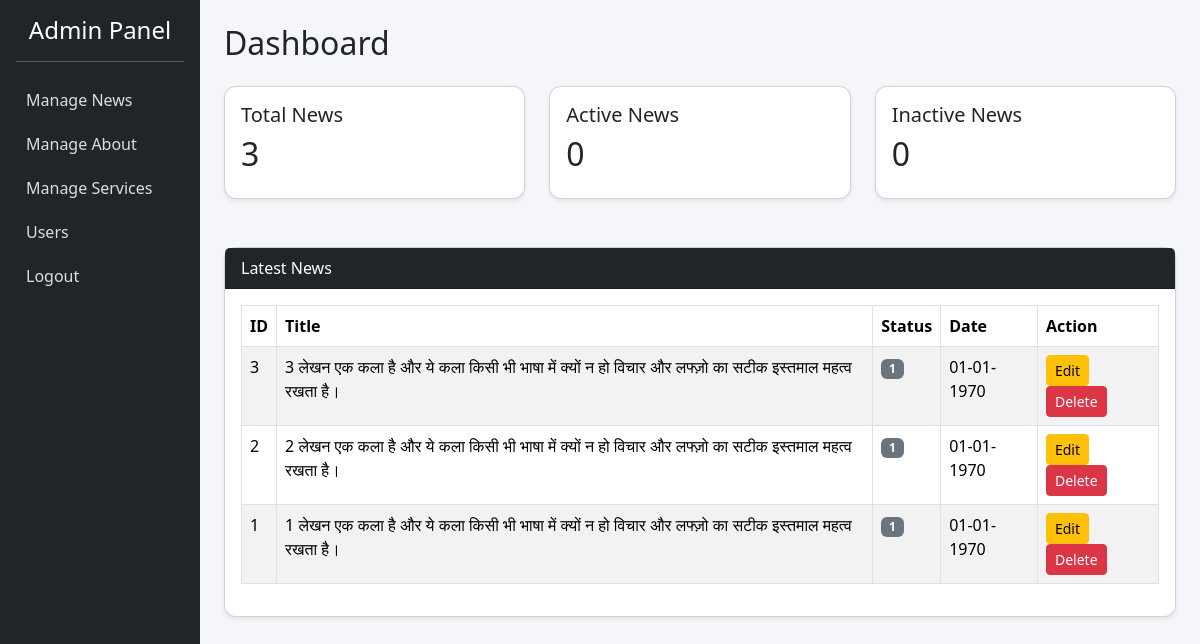
The page /admin_dashboard.php on the database as committed earlier.
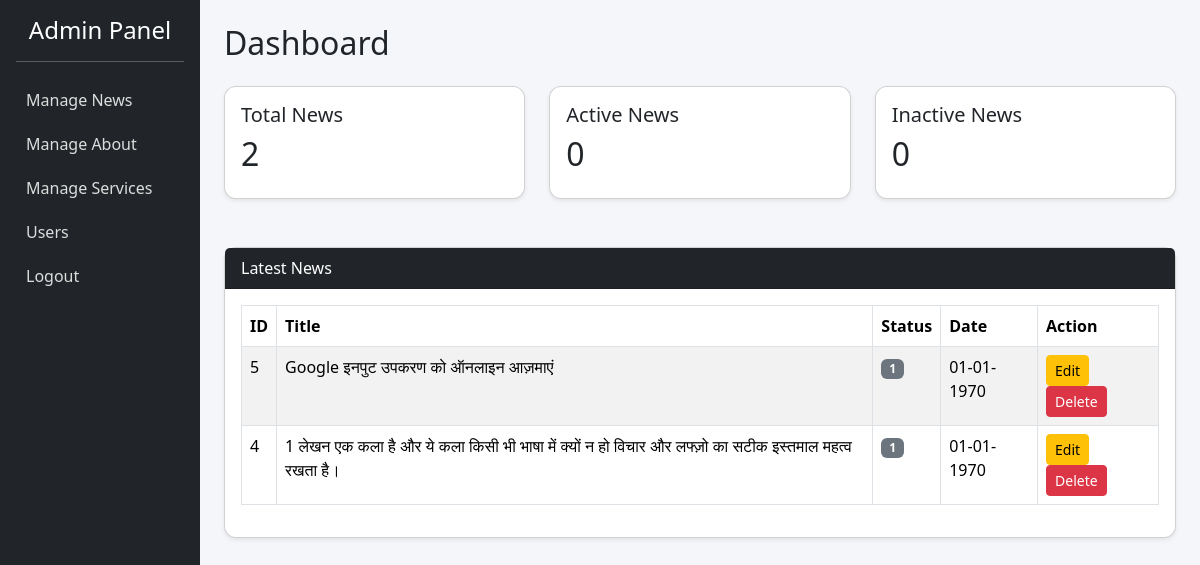
The same page on the database as committed later.
### tables this page shows
CREATE TABLE `news` (
  `id` int(10) NOT NULL,
  `heading` varchar(255) NOT NULL,
  `news_date` timestamp NOT NULL DEFAULT current_timestamp() ON UPDATE current_timestamp(),
  `content` text NOT NULL,
  `img` varchar(255) NOT NULL,
  `video` varchar(255) NOT NULL,
  `status` int(2) NOT NULL DEFAULT 1
);

### admin_dashboard.php (the view, shortened to what this page needs)
<?php
include 'conn.php';
$totalNews = $conn->query("SELECT COUNT(*) AS total FROM news")->fetch_assoc()['total'];
$activeNews = $conn->query("SELECT COUNT(*) AS total FROM news WHERE status='active'")->fetch_assoc()['total'];
$inactiveNews = $conn->query("SELECT COUNT(*) AS total FROM news WHERE status='inactive'")->fetch_assoc()['total'];
$newsResult = $conn->query("SELECT * FROM news ORDER BY id DESC LIMIT 10");
?>
<!DOCTYPE html>
<html lang="en">
<head>
    <link href="https://cdn.jsdelivr.net/npm/bootstrap@5.3.2/dist/css/bootstrap.min.css" rel="stylesheet">
</head>
<body>
<div class="container-fluid">
    <div class="row">
        <div class="col-md-2 sidebar p-3">
            <h4 class="text-center">Admin Panel</h4>
            <hr>
            <a href="show_news.php">Manage News</a>
            <a href="manage_about.php">Manage About</a>
            <a href="manage_servises.php">Manage Services</a>
            <a href="users.php">Users</a>
            <a href="logout.php">Logout</a>
        </div>
        <div class="col-md-10 p-4">
            <h2>Dashboard</h2>
            <div class="row mt-4">
                <div class="col-md-4">
                    <div class="card shadow-sm p-3">
                        <h5>Total News</h5>
                        <h2><?= $totalNews ?></h2>
                    </div>
                </div>
                <div class="col-md-4">
                    <div class="card shadow-sm p-3">
                        <h5>Active News</h5>
                        <h2><?= $activeNews ?></h2>
                    </div>
                </div>
                <div class="col-md-4">
                    <div class="card shadow-sm p-3">
                        <h5>Inactive News</h5>
                        <h2><?= $inactiveNews ?></h2>
                    </div>
                </div>
            </div>
            <div class="card shadow-sm mt-5">
                <div class="card-header bg-dark text-white">Latest News</div>
                <div class="card-body">
                    <table class="table table-bordered table-striped">
                        <thead>
                            <tr>
                                <th>ID</th>
                                <th>Title</th>
                                <th>Status</th>
                                <th>Date</th>
                                <th>Action</th>
                            </tr>
                        </thead>
                        <tbody>
                        <?php while($row = $newsResult->fetch_assoc()) { ?>
                            <tr>
                                <td><?= $row['id'] ?></td>
                                <td><?= $row['heading'] ?></td>
                                <td>
                                    <span class="badge bg-<?= $row['status']=='active'?'success':'secondary' ?>">
                                        <?= $row['status'] ?>
                                    </span>
                                </td>
                                <td><?= date('d-m-Y', strtotime($row['content'])) ?></td>
                                <td>
                                    <a href="edit_news.php?id=<?= $row['id'] ?>" class="btn btn-sm btn-warning">Edit</a>
                                    <a href="delete_news.php?id=<?= $row['id'] ?>" class="btn btn-sm btn-danger" onclick="return confirm('Are you sure?')">Delete</a>
                                </td>
                            </tr>
                        <?php } ?>
                        </tbody>
                    </table>
                </div>
            </div>
        </div>
    </div>
</div>
</body>
</html>

Rows that differ between the two databases and show on the page:
removed news: id "3", heading "3 लेखन एक कला है और ये कला किसी भी भाषा में क्यों न हो विचार और लफ्ज़ो का सटीक इस्तमाल महत्व रखता है।", status "1", content "01-01-1970"
removed news: id "2", heading "2 लेखन एक कला है और ये कला किसी भी भाषा में क्यों न हो विचार और लफ्ज़ो का सटीक इस्तमाल महत्व रखता है।", status "1", content "01-01-1970"
removed news: id "1", heading "1 लेखन एक कला है और ये कला किसी भी भाषा में क्यों न हो विचार और लफ्ज़ो का सटीक इस्तमाल महत्व रखता है।", status "1", content "01-01-1970"
added news: id "5", heading "Google इनपुट उपकरण को ऑनलाइन आज़माएं", status "1", content "01-01-1970"
added news: id "4", heading "1 लेखन एक कला है और ये कला किसी भी भाषा में क्यों न हो विचार और लफ्ज़ो का सटीक इस्तमाल महत्व रखता है।", status "1", content "01-01-1970"
Other text that changed with them:
$totalNews: "3" → "2"
